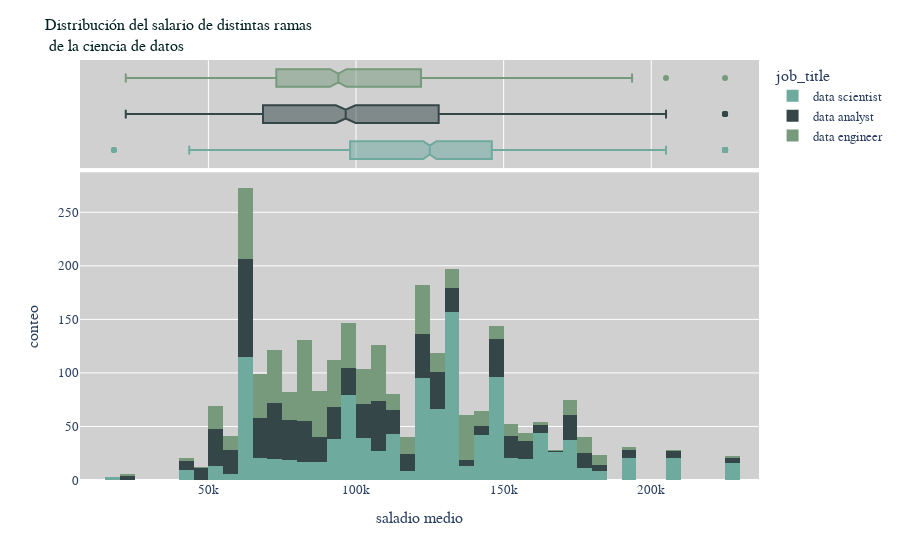

Notebook code cell kept with this figure:
### Code cell
data_jobs = ['data scientist','data engineer','data analyst']
aux = df[df['job_title'].isin(data_jobs)]
fig_salary_2 = px.histogram(aux, x="salary_mean", color="job_title",marginal='box',
                  color_discrete_sequence=['#6faa9f','#344647','#779a7c'], 
                  )
fig_salary_2.update_layout(title_text='Distribución del salario de distintas ramas <br> de la ciencia de datos',
                  title_font_size=16,
                  title_font_color="#002020",
                  title_font_family="Arial",
                  xaxis_title_text='saladio medio',
                  yaxis_title='conteo',
                  plot_bgcolor="rgb(208,208,208)",
                  font=dict(
                     family="Courier New, monospace",size=13)
    )
fig_salary_2.show()

### Figure 1 — Plotly figure (JSON) as saved in the notebook; plotly's stock layout.template omitted (floating-point values rounded to 4 significant figures; data arrays with more than 128 entries replaced by an {"elided": "..."} marker saying what was removed)
{"data": [{"alignmentgroup": "True", "bingroup": "x", "hovertemplate": "job_title=data scientist<br>salary_mean=%{x}<br>count=%{y}<extra></extra>", "legendgroup": "data scientist", "marker": {"color": "#6faa9f"}, "name": "data scientist", "offsetgroup": "data scientist", "orientation": "v", "showlegend": true, "type": "histogram", "x": {"elided": "1168 int values"}, "xaxis": "x", "yaxis": "y"}, {"alignmentgroup": "True", "hovertemplate": "job_title=data scientist<br>salary_mean=%{x}<extra></extra>", "legendgroup": "data scientist", "marker": {"color": "#6faa9f"}, "name": "data scientist", "notched": true, "offsetgroup": "data scientist", "showlegend": false, "type": "box", "x": {"elided": "1168 int values"}, "xaxis": "x2", "yaxis": "y2"}, {"alignmentgroup": "True", "bingroup": "x", "hovertemplate": "job_title=data analyst<br>salary_mean=%{x}<br>count=%{y}<extra></extra>", "legendgroup": "data analyst", "marker": {"color": "#344647"}, "name": "data analyst", "offsetgroup": "data analyst", "orientation": "v", "showlegend": true, "type": "histogram", "x": {"elided": "786 int values"}, "xaxis": "x", "yaxis": "y"}, {"alignmentgroup": "True", "hovertemplate": "job_title=data analyst<br>salary_mean=%{x}<extra></extra>", "legendgroup": "data analyst", "marker": {"color": "#344647"}, "name": "data analyst", "notched": true, "offsetgroup": "data analyst", "showlegend": false, "type": "box", "x": {"elided": "786 int values"}, "xaxis": "x2", "yaxis": "y2"}, {"alignmentgroup": "True", "bingroup": "x", "hovertemplate": "job_title=data engineer<br>salary_mean=%{x}<br>count=%{y}<extra></extra>", "legendgroup": "data engineer", "marker": {"color": "#779a7c"}, "name": "data engineer", "offsetgroup": "data engineer", "orientation": "v", "showlegend": true, "type": "histogram", "x": {"elided": "760 int values"}, "xaxis": "x", "yaxis": "y"}, {"alignmentgroup": "True", "hovertemplate": "job_title=data engineer<br>salary_mean=%{x}<extra></extra>", "legendgroup": "data engineer", "marker": {"color": "#779a7c"}, "name": "data engineer", "notched": true, "offsetgroup": "data engineer", "showlegend": false, "type": "box", "x": {"elided": "760 int values"}, "xaxis": "x2", "yaxis": "y2"}], "layout": {"barmode": "relative", "font": {"family": "Courier New, monospace", "size": 13}, "legend": {"title": {"text": "job_title"}, "tracegroupgap": 0}, "margin": {"t": 60}, "plot_bgcolor": "rgb(208,208,208)", "title": {"font": {"color": "#002020", "family": "Arial", "size": 16}, "text": "Distribución del salario de distintas ramas <br> de la ciencia de datos"}, "xaxis": {"anchor": "y", "domain": [0, 1], "title": {"text": "saladio medio"}}, "xaxis2": {"anchor": "y2", "domain": [0, 1], "matches": "x", "showgrid": true, "showticklabels": false}, "yaxis": {"anchor": "x", "domain": [0, 0.7326], "title": {"text": "conteo"}}, "yaxis2": {"anchor": "x2", "domain": [0.7426, 1], "matches": "y2", "showgrid": false, "showline": false, "showticklabels": false, "ticks": ""}}}
